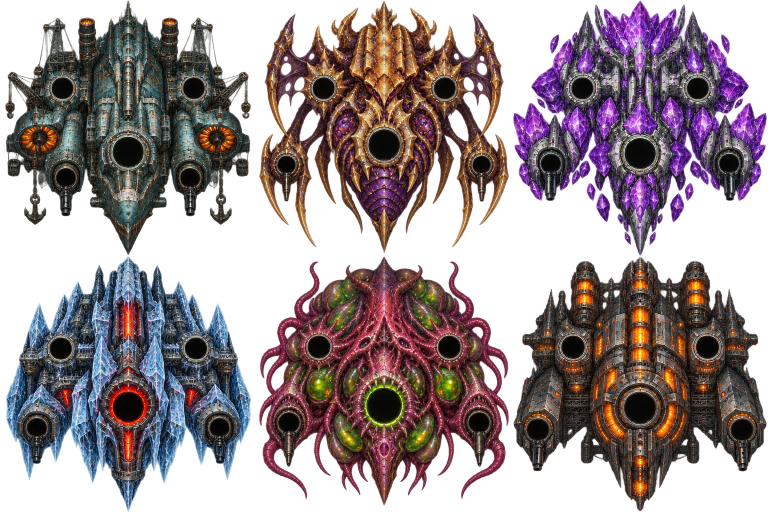
#> input picture Assets/journeys/giant-hulls-v1.png, 1536 x 1024 px, given in place of ocean-form-2.png, which was not available (shown at 1/2 size)
$ python pack_giant_forms.py
#> lines starting #> are read from the running program, lines starting #| are printed output that depends on the picture; pictures that were not available may be replaced by others from this repository, and a replacement may not be noted
#> `forms = Image.new('RGBA', (6 * 512, 2 * 320))`: forms: PIL image 3072x640 RGBA; every value is 0
from pathlib import Path
from PIL import Image
import json,hashlib
ROOT=Path(__file__).resolve().parents[1];SRC=ROOT/'art-source/giant-transform-v45';OUT=ROOT/'Assets/journeys'
records=[]
def place(dst,im,box):
#> called with box = (0, 0, 512, 320)
 im=im.convert('RGBA');bounds=im.getchannel('A').point(lambda a:255 if a>16 else 0).getbbox();assert bounds;l,t,r,b=bounds;bounds=(max(0,l-8),max(0,t-8),min(im.width,r+8),min(im.height,b+8));im=im.crop(bounds);im.thumbnail((box[2]-32,box[3]-32),Image.Resampling.LANCZOS);x=box[0]+(box[2]-im.width)//2;y=box[1]+(box[3]-im.height)//2;dst.paste(im,(x,y));return [x-2,y-2,im.width+4,im.height+4]
#> in place, im is the input picture: PIL image 1536x1024 RGBA; mean R, G, B, A 84.5, 64.5, 71.6, 145
#> after `bounds = im.getchannel('A').point(lambda a: 255 if a > 16 else 0).getb`: bounds = (10, 1, 1534, 1023)
#> after `l, t, r, b = bounds`: l = 10; t = 1; r = 1534; b = 1023
#> after `bounds = (max(0, l - 8), max(0, t - 8), min(im.width, r + 8), min(im.h`: bounds = (2, 0, 1536, 1024)
#> after `im = im.crop(bounds)`:
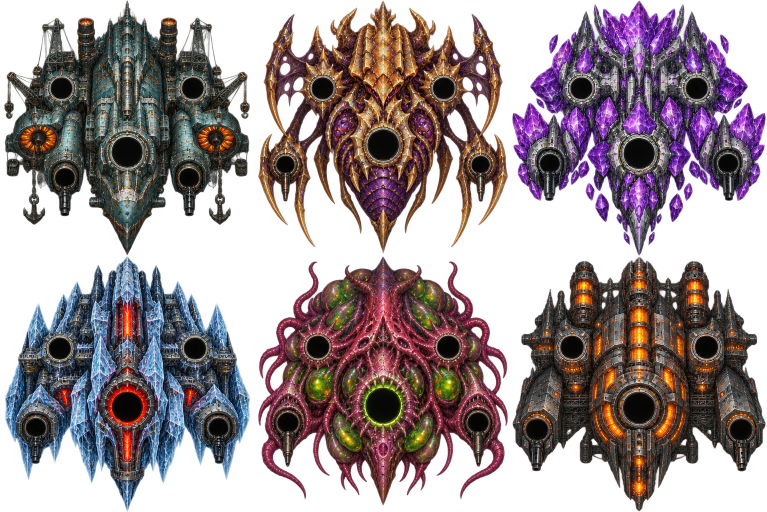
#> im: PIL image 1534x1024 RGBA (shown at 1/2 size); mean R, G, B, A 84.5, 64.5, 71.6, 145.2; transparent parts drawn white
#> after `im.thumbnail((box[2] - 32, box[3] - 32), Image.Resampling.LANCZOS)`:
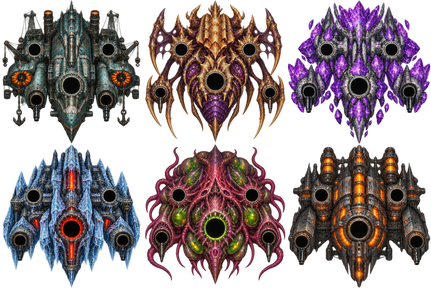
#> im: PIL image 431x288 RGBA; mean R, G, B, A 57.3, 43, 47.4, 145.4; transparent parts drawn white
#> after `x = box[0] + (box[2] - im.width) // 2`: x = 40
#> after `y = box[1] + (box[3] - im.height) // 2`: y = 16
#> after `dst.paste(im, (x, y))`:
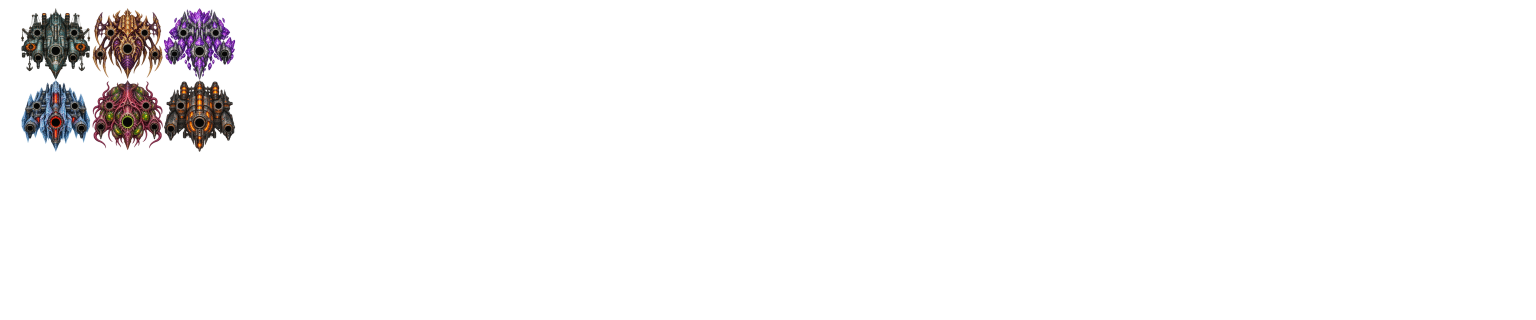
#> dst: PIL image 3072x640 RGBA (shown at 1/2 size); mean R, G, B, A 3.6, 2.7, 3, 9.2; transparent parts drawn white
forms=Image.new('RGBA',(6*512,2*320));uv=[]
for f in range(2):
 row=[]
 for m,key in enumerate(['ocean','hive','crystal','ice',None,'factory']):
  if key:
   source=SRC/f'{key}-form-{f+2}.png';r=place(forms,Image.open(source),(m*512,f*320,512,320));row.append([r[0]/forms.width,r[1]/forms.height,r[2]/forms.width,r[3]/forms.height]);records.append({'key':source.stem,'atlas':'giant-forms-v45.png','rect':r,'source_sha256':hashlib.sha256(source.read_bytes()).hexdigest()})
#> after `r = place(forms, Image.open(source), (m * 512, f * 320, 512, 320))`: r = [38, 14, 435, 292]
#> (the run stopped early here; a loop or call above may not have finished)
